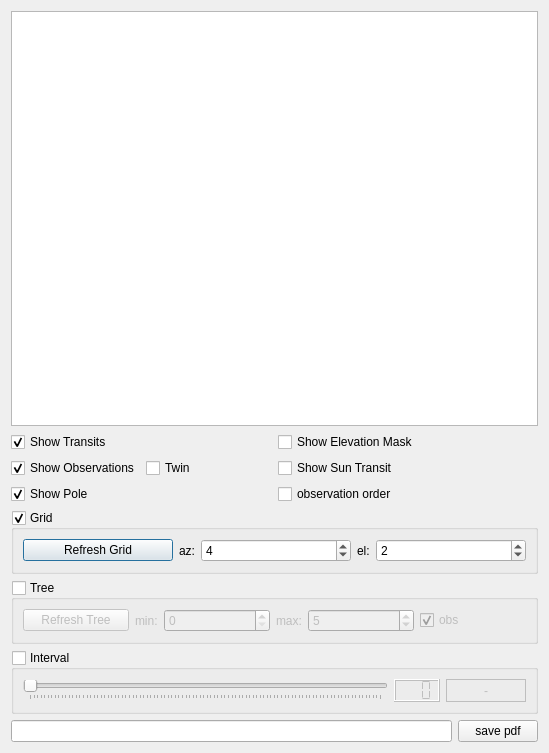
<?xml version="1.0" encoding="UTF-8"?>
<ui version="4.0">
 <class>StationDialog</class>
 <widget class="QDialog" name="StationDialog">
  <property name="enabled">
   <bool>true</bool>
  </property>
  <property name="geometry">
   <rect>
    <x>0</x>
    <y>0</y>
    <width>549</width>
    <height>753</height>
   </rect>
  </property>
  <property name="windowTitle">
   <string>Dialog</string>
  </property>
  <layout class="QVBoxLayout" name="verticalLayout">
   <item>
    <widget class="QGraphicsView" name="graphicsView">
     <property name="mouseTracking">
      <bool>true</bool>
     </property>
    </widget>
   </item>
   <item>
    <layout class="QGridLayout" name="gridLayout">
     <item row="3" column="1">
      <widget class="QCheckBox" name="checkBox_6">
       <property name="text">
        <string>Show Sun Transit</string>
       </property>
      </widget>
     </item>
     <item row="0" column="0">
      <widget class="QCheckBox" name="checkBox_3">
       <property name="text">
        <string>Show Transits</string>
       </property>
       <property name="checked">
        <bool>true</bool>
       </property>
      </widget>
     </item>
     <item row="4" column="0">
      <widget class="QCheckBox" name="checkBox_7">
       <property name="text">
        <string>Show Pole</string>
       </property>
       <property name="checked">
        <bool>true</bool>
       </property>
      </widget>
     </item>
     <item row="0" column="1">
      <widget class="QCheckBox" name="checkBox_5">
       <property name="text">
        <string>Show Elevation Mask</string>
       </property>
      </widget>
     </item>
     <item row="4" column="1">
      <widget class="QCheckBox" name="checkBox">
       <property name="text">
        <string>observation order</string>
       </property>
      </widget>
     </item>
     <item row="3" column="0">
      <layout class="QHBoxLayout" name="horizontalLayout_6">
       <item>
        <widget class="QCheckBox" name="checkBox_4">
         <property name="text">
          <string>Show Observations</string>
         </property>
         <property name="checked">
          <bool>true</bool>
         </property>
        </widget>
       </item>
       <item>
        <widget class="QCheckBox" name="checkBox_2">
         <property name="text">
          <string>Twin</string>
         </property>
        </widget>
       </item>
      </layout>
     </item>
    </layout>
   </item>
   <item>
    <widget class="QGroupBox" name="groupBox_2">
     <property name="sizePolicy">
      <sizepolicy hsizetype="Preferred" vsizetype="Preferred">
       <horstretch>0</horstretch>
       <verstretch>0</verstretch>
      </sizepolicy>
     </property>
     <property name="autoFillBackground">
      <bool>false</bool>
     </property>
     <property name="title">
      <string>Grid</string>
     </property>
     <property name="checkable">
      <bool>true</bool>
     </property>
     <layout class="QHBoxLayout" name="horizontalLayout_2">
      <item>
       <layout class="QHBoxLayout" name="horizontalLayout_8">
        <item>
         <widget class="QPushButton" name="pushButton_2">
          <property name="text">
           <string>Refresh Grid</string>
          </property>
         </widget>
        </item>
        <item>
         <widget class="QLabel" name="label">
          <property name="sizePolicy">
           <sizepolicy hsizetype="Fixed" vsizetype="Preferred">
            <horstretch>0</horstretch>
            <verstretch>0</verstretch>
           </sizepolicy>
          </property>
          <property name="text">
           <string>az:</string>
          </property>
         </widget>
        </item>
        <item>
         <widget class="QSpinBox" name="spinBox_2">
          <property name="maximum">
           <number>20</number>
          </property>
          <property name="value">
           <number>4</number>
          </property>
         </widget>
        </item>
        <item>
         <widget class="QLabel" name="label_2">
          <property name="sizePolicy">
           <sizepolicy hsizetype="Fixed" vsizetype="Preferred">
            <horstretch>0</horstretch>
            <verstretch>0</verstretch>
           </sizepolicy>
          </property>
          <property name="text">
           <string>el:</string>
          </property>
         </widget>
        </item>
        <item>
         <widget class="QSpinBox" name="spinBox">
          <property name="value">
           <number>2</number>
          </property>
         </widget>
        </item>
       </layout>
      </item>
     </layout>
    </widget>
   </item>
   <item>
    <widget class="QGroupBox" name="groupBox">
     <property name="sizePolicy">
      <sizepolicy hsizetype="Preferred" vsizetype="Preferred">
       <horstretch>0</horstretch>
       <verstretch>0</verstretch>
      </sizepolicy>
     </property>
     <property name="title">
      <string>Tree</string>
     </property>
     <property name="checkable">
      <bool>true</bool>
     </property>
     <property name="checked">
      <bool>false</bool>
     </property>
     <layout class="QHBoxLayout" name="horizontalLayout_3">
      <item>
       <layout class="QHBoxLayout" name="horizontalLayout_7">
        <item>
         <widget class="QPushButton" name="pushButton_3">
          <property name="text">
           <string>Refresh Tree</string>
          </property>
         </widget>
        </item>
        <item>
         <widget class="QLabel" name="label_3">
          <property name="sizePolicy">
           <sizepolicy hsizetype="Fixed" vsizetype="Preferred">
            <horstretch>0</horstretch>
            <verstretch>0</verstretch>
           </sizepolicy>
          </property>
          <property name="text">
           <string>min:</string>
          </property>
         </widget>
        </item>
        <item>
         <widget class="QSpinBox" name="spinBox_3"/>
        </item>
        <item>
         <widget class="QLabel" name="label_4">
          <property name="sizePolicy">
           <sizepolicy hsizetype="Fixed" vsizetype="Preferred">
            <horstretch>0</horstretch>
            <verstretch>0</verstretch>
           </sizepolicy>
          </property>
          <property name="text">
           <string>max:</string>
          </property>
         </widget>
        </item>
        <item>
         <widget class="QSpinBox" name="spinBox_4">
          <property name="value">
           <number>5</number>
          </property>
         </widget>
        </item>
        <item>
         <widget class="QCheckBox" name="checkBox_8">
          <property name="text">
           <string>obs</string>
          </property>
          <property name="checked">
           <bool>true</bool>
          </property>
         </widget>
        </item>
       </layout>
      </item>
     </layout>
    </widget>
   </item>
   <item>
    <widget class="QGroupBox" name="groupBox_3">
     <property name="enabled">
      <bool>true</bool>
     </property>
     <property name="title">
      <string>Interval</string>
     </property>
     <property name="checkable">
      <bool>true</bool>
     </property>
     <property name="checked">
      <bool>false</bool>
     </property>
     <layout class="QHBoxLayout" name="horizontalLayout_5">
      <item>
       <widget class="QSlider" name="horizontalSlider">
        <property name="enabled">
         <bool>true</bool>
        </property>
        <property name="pageStep">
         <number>1</number>
        </property>
        <property name="orientation">
         <enum>Qt::Horizontal</enum>
        </property>
        <property name="tickPosition">
         <enum>QSlider::TicksBelow</enum>
        </property>
       </widget>
      </item>
      <item>
       <widget class="QLCDNumber" name="lcdNumber">
        <property name="enabled">
         <bool>true</bool>
        </property>
        <property name="font">
         <font>
          <weight>75</weight>
          <bold>true</bold>
         </font>
        </property>
        <property name="autoFillBackground">
         <bool>false</bool>
        </property>
        <property name="frameShadow">
         <enum>QFrame::Raised</enum>
        </property>
        <property name="smallDecimalPoint">
         <bool>false</bool>
        </property>
        <property name="numDigits">
         <number>3</number>
        </property>
        <property name="segmentStyle">
         <enum>QLCDNumber::Flat</enum>
        </property>
       </widget>
      </item>
      <item>
       <widget class="QLabel" name="label_5">
        <property name="enabled">
         <bool>true</bool>
        </property>
        <property name="minimumSize">
         <size>
          <width>80</width>
          <height>0</height>
         </size>
        </property>
        <property name="frameShape">
         <enum>QFrame::Box</enum>
        </property>
        <property name="text">
         <string>-</string>
        </property>
        <property name="alignment">
         <set>Qt::AlignCenter</set>
        </property>
       </widget>
      </item>
     </layout>
    </widget>
   </item>
   <item>
    <layout class="QHBoxLayout" name="horizontalLayout">
     <item>
      <widget class="QLineEdit" name="lineEdit"/>
     </item>
     <item>
      <widget class="QPushButton" name="pushButton">
       <property name="text">
        <string>save pdf</string>
       </property>
      </widget>
     </item>
    </layout>
   </item>
  </layout>
 </widget>
 <resources/>
 <connections/>
</ui>
